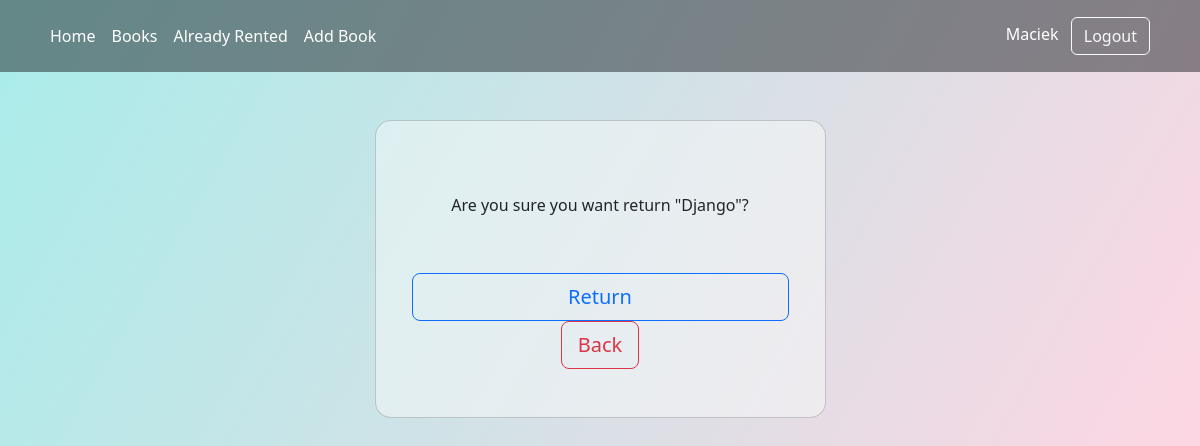
The app's page /return_book/6 (signed in), older data.
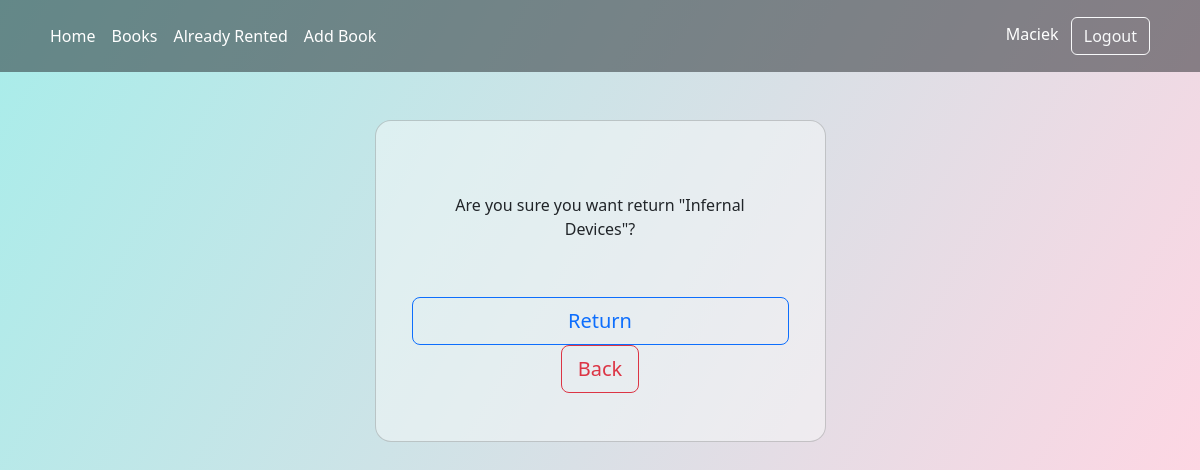
The same page, newer data.
### base/models.py (models this page shows)
class Book(models.Model):
    title = models.CharField(max_length=100)
    author = models.CharField(max_length=100)
    publish_year = models.CharField(max_length=30)
    publisher = models.CharField(max_length=100)
    descritpion = models.CharField(max_length=600)
    free = models.BooleanField(null=True, default='True')
    cover = models.ImageField(blank=True, null=True)
    def __str__(self):
        return self.title

### base/views.py (the view, shortened to what this page needs)
# urls.py: path('return_book/<str:pk>', views.returnBook, name='return-book'),
@login_required(login_url='/login')
def returnBook(request, pk):
    selectBook = Book.objects.get(id=pk)
    selectRent = Rents.objects.get(book=pk)
    return render(request, 'base/add_return.html', {'obj': selectBook})

### base/templates/base/add_return.html (shortened to what this page needs)
{%extends 'base.html'%}
{% block content %}
<section class="vh-50 gradient-custom">
    <div class="container py-5 h-100">
        <div class="row d-flex justify-content-center align-items-center h-100">
            <div class="col-12 col-md-8 col-lg-6 col-xl-5">
                <div class="card bg-light text-dark bg-opacity-50" style="border-radius: 1rem;">
                    <div class="card-body p-5 text-center">
                        <form class="row justify-content-md-center" method="POST" action="">
                            <div class="mb-md-5 mt-md-4 ">
                                <label class="form-label">Are you sure you want return "{{obj}}"?</label>
                            </div>
                            <button class="btn btn-outline-primary btn-lg p-2 " type="submit">Return</button>
                        </form>
                        <a href='{%url "home" %}'><button class="btn btn-outline-danger btn-lg   ">Back</button>
                    </div>
                </div>
            </div>
        </div>
    </div>
</section>
{% endblock content %}

Row changes from the older to the newer data that the page shows:
changed Book: title "Django" → "Infernal Devices"
